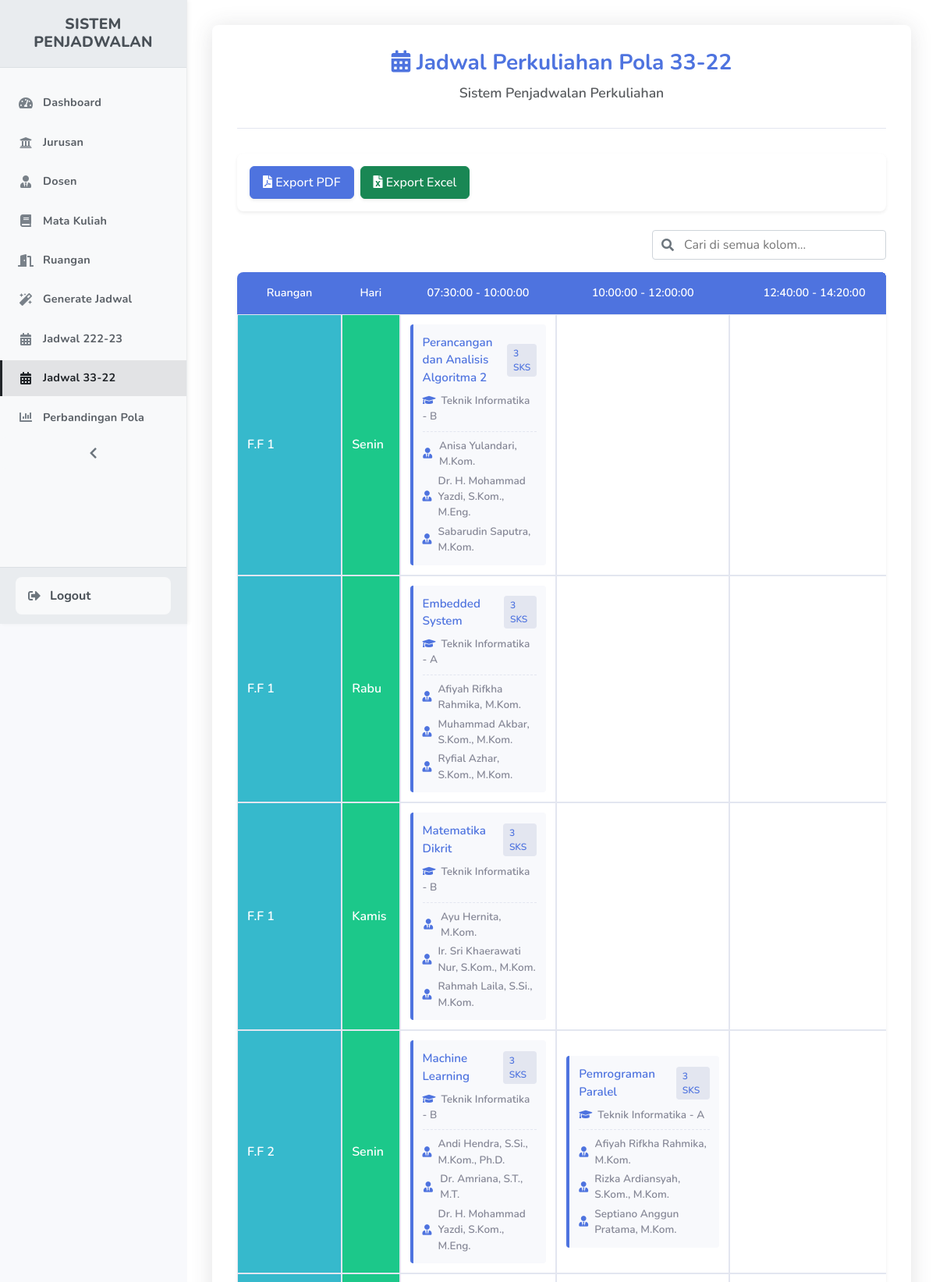
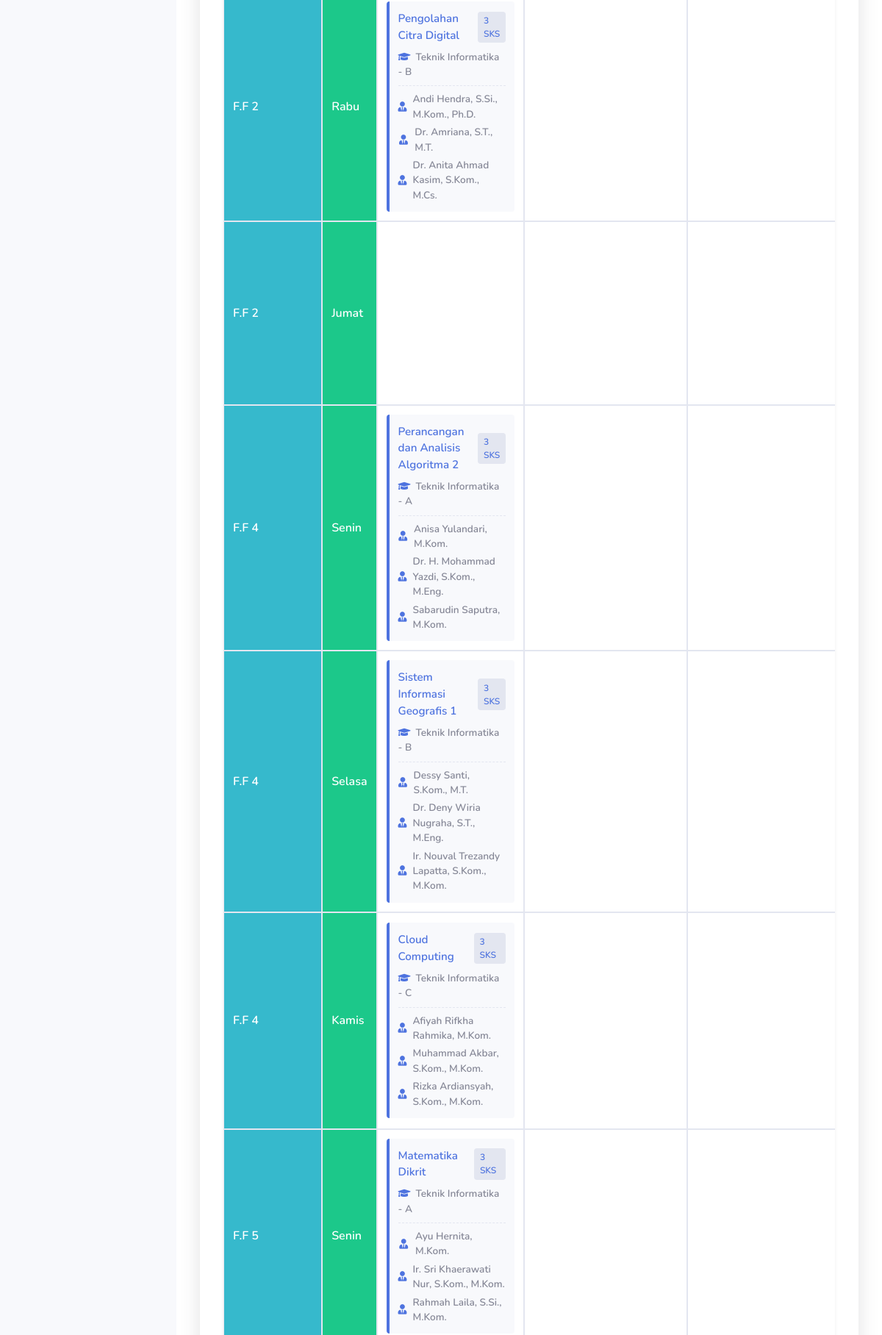
The page /admin/jadwal.php?pola=33-22 (signed in, upper part) on the database its author committed (2 pictures, top to bottom).
### tables this page shows
CREATE TABLE `jadwal` (
  `id` int(11) NOT NULL,
  `kode_mk` varchar(10) DEFAULT NULL,
  `kelas` char(1) DEFAULT 'A',
  `pola` varchar(20) DEFAULT NULL,
  `kode_jurusan` varchar(10) DEFAULT NULL,
  `kode_dosen` varchar(10) DEFAULT NULL,
  `kode_ruangan` varchar(100) DEFAULT NULL,
  `hari` varchar(10) DEFAULT NULL,
  `jam_mulai` time DEFAULT NULL,
  `jam_selesai` time DEFAULT NULL
);

### admin/jadwal.php (the view, shortened to what this page needs)
<?php
require_once 'config/database.php';
class JadwalManager {
    private $conn;
    private $pola;
    private $grouped_schedule;
    private $ruangan_list;
    private $jam_list;
    private $active_jam_list;
    private $days = ['Senin', 'Selasa', 'Rabu', 'Kamis', 'Jumat'];
    public function __construct($conn, $pola = '222-23') {
        $this->conn = $conn;
        $this->pola = $pola;
        $this->grouped_schedule = [];
        $this->ruangan_list = [];
        $this->jam_list = [];
        $this->active_jam_list = [];
    }
    public function getScheduleData() {
        mysqli_query($this->conn, "SET SESSION group_concat_max_len = 1000000");
        $sql = "SELECT j.*, mk.nama_mk, mk.sks, mk.kode_jurusan, j.kelas, jur.nama_jurusan,
                       GROUP_CONCAT(DISTINCT d.nama_dosen ORDER BY d.nama_dosen SEPARATOR '|') as nama_dosen_list,
                       r.kode_ruangan
                FROM jadwal j
                INNER JOIN mata_kuliah mk ON j.kode_mk = mk.kode_mk
                INNER JOIN jurusan jur ON mk.kode_jurusan = jur.kode_jurusan
                INNER JOIN mata_kuliah_dosen md ON mk.kode_mk = md.kode_mk
                INNER JOIN dosen d ON md.kode_dosen = d.kode_dosen
                INNER JOIN ruangan r ON j.kode_ruangan = r.kode_ruangan
                WHERE j.pola = ?
                GROUP BY j.kode_mk, j.kelas, j.hari, j.jam_mulai, j.jam_selesai, j.kode_ruangan
                ORDER BY r.kode_ruangan,
                     CASE j.hari
                        WHEN 'Senin' THEN 1
                        WHEN 'Selasa' THEN 2
                        WHEN 'Rabu' THEN 3
                        WHEN 'Kamis' THEN 4
                        WHEN 'Jumat' THEN 5
                        ELSE 6
                     END,
                     j.jam_mulai";
        $stmt = mysqli_prepare($this->conn, $sql);
        mysqli_stmt_bind_param($stmt, "s", $this->pola);
        if (!mysqli_stmt_execute($stmt)) {
            error_log("Error executing statement: " . mysqli_error($this->conn));
            return false;
        }
        $result = mysqli_stmt_get_result($stmt);
        while ($row = mysqli_fetch_assoc($result)) {
            $ruangan = $row['kode_ruangan'];
            $hari = $row['hari'];
            $jam = $row['jam_mulai'] . ' - ' . $row['jam_selesai'];
            $row['nama_dosen'] = explode('|', $row['nama_dosen_list']);
            if (!in_array($ruangan, $this->ruangan_list)) {
                $this->ruangan_list[] = $ruangan;
            }
            if (!in_array($jam, $this->jam_list)) {
                $this->jam_list[] = $jam;
            }
            if (!isset($this->grouped_schedule[$ruangan])) {
                $this->grouped_schedule[$ruangan] = [];
                foreach ($this->days as $day) {
                    $this->grouped_schedule[$ruangan][$day] = [];
                }
            }
            $this->grouped_schedule[$ruangan][$hari][] = $row;
        }
        return true;
    }
    private function processScheduleData() {
        usort($this->ruangan_list, function($a, $b) {
            $a_parts = $this->extractRuanganParts($a);
            $b_parts = $this->extractRuanganParts($b);
            $prefix_cmp = strcmp($a_parts['prefix'], $b_parts['prefix']);
            if ($prefix_cmp !== 0) {
                return $prefix_cmp;
            }
            return strnatcmp($a, $b);
        });
        sort($this->jam_list);
        foreach ($this->jam_list as $jam) {
            $has_schedule = false;
            foreach ($this->grouped_schedule as $ruangan => $hari_jadwal) {
                foreach ($hari_jadwal as $hari => $jadwal) {
                    foreach ($jadwal as $row) {
                        if (($row['jam_mulai'] . ' - ' . $row['jam_selesai']) === $jam) {
                            $has_schedule = true;
                            break 3;
                        }
                    }
                }
            }
            if ($has_schedule) {
                $this->active_jam_list[] = $jam;
            }
        }
        foreach ($this->grouped_schedule as $ruangan => $hari_jadwal) {
            foreach ($hari_jadwal as $hari => $jadwal) {
                usort($jadwal, function($a, $b) {
                    return strtotime($a['jam_mulai']) - strtotime($b['jam_mulai']);
                });
                $this->grouped_schedule[$ruangan][$hari] = $jadwal;
            }
        }
    }
    private function extractRuanganParts($ruangan) {
        preg_match('/([A-Za-z]+)(\d+)/', $ruangan, $matches);
        return [
            'prefix' => $matches[1] ?? '',
            'number' => intval($matches[2] ?? 0)
        ];
    }
    public function renderSchedule() {
        ?>
        <!DOCTYPE html>
        <html lang="id">
        <head>
            <link href="https://cdn.jsdelivr.net/npm/bootstrap@5.3.0/dist/css/bootstrap.min.css" rel="stylesheet">
            <link href="https://cdnjs.cloudflare.com/ajax/libs/font-awesome/6.0.0/css/all.min.css" rel="stylesheet">
            <link rel="stylesheet" href="assets/css/jadwal.css">
        </head>
        <body>
            <?php include 'sidebar.php'; ?>
            <div class="main-content">
                <div class="schedule-container">
                    <div class="schedule-header">
                        <h2><i class="fas fa-calendar-alt"></i> Jadwal Perkuliahan Pola <?php echo $this->pola; ?></h2>
                        <p class="text-muted">Sistem Penjadwalan Perkuliahan</p>
                    </div>
                    <div class="header-actions mb-4">
                        <div class="d-flex justify-content-between align-items-center">
                            <div class="d-flex gap-2">
                                <a href="export_pdf.php?pola=<?php echo urlencode($this->pola); ?>&search=" class="btn btn-primary shadow-sm" id="exportPdfBtn" target="_blank">
                                    <i class="fas fa-file-pdf"></i> Export PDF
                                </a>
                                <a href="export_excel.php?pola=<?php echo urlencode($this->pola); ?>" class="btn btn-success shadow-sm">
                                    <i class="fas fa-file-excel"></i> Export Excel
                                </a>
                            </div>
                        </div>
                    </div>
                    <div class="search-container">
                        <div class="search-box">
                            <i class="fas fa-search"></i>
                            <input type="text" id="searchInput" placeholder="Cari di semua kolom...">
                        </div>
                    </div>
                    <div class="table-responsive shadow-sm rounded">
                        <table class="calendar-table">
                            <thead>
                                <tr>
                                    <th>Ruangan</th>
                                    <th>Hari</th>
                                    <?php foreach ($this->active_jam_list as $jam): ?>
                                    <th><?php echo $jam; ?></th>
                                    <?php endforeach; ?>
                                </tr>
                            </thead>
                            <tbody>
                                <?php foreach ($this->ruangan_list as $ruangan): ?>
                                    <?php foreach ($this->days as $hari): ?>
                                    <?php
                                    $has_schedule = false;
                                    foreach ($this->active_jam_list as $jam) {
                                        if (!empty($this->grouped_schedule[$ruangan][$hari])) {
                                            foreach ($this->grouped_schedule[$ruangan][$hari] as $row) {
                                                if (($row['jam_mulai'] . ' - ' . $row['jam_selesai']) === $jam) {
                                                    $has_schedule = true;
                                                    break 2;
                                                }
                                            }
                                        }
                                    }
                                    if ($has_schedule):
                                    ?>
                                    <tr>
                                        <td class="ruangan-header"><?php echo $ruangan; ?></td>
                                        <td class="day-header"><?php echo $hari; ?></td>
                                        <?php
                                        $jadwal_by_jam = [];
                                        foreach ($this->grouped_schedule[$ruangan][$hari] as $row) {
                                            $jam = $row['jam_mulai'] . ' - ' . $row['jam_selesai'];
                                            if (!isset($jadwal_by_jam[$jam])) {
                                                $jadwal_by_jam[$jam] = [];
                                            }
                                            $jadwal_by_jam[$jam][] = $row;
                                        }
                                        foreach ($this->active_jam_list as $jam) {
                                            echo '<td>';
                                            if (isset($jadwal_by_jam[$jam])) {
                                                $grouped_by_mk = [];
                                                foreach ($jadwal_by_jam[$jam] as $row) {
                                                    $key = $row['kode_mk'] . '_' . $row['kelas'];
                                                    if (!isset($grouped_by_mk[$key])) {
                                                        $grouped_by_mk[$key] = [
                                                            'nama_mk' => $row['nama_mk'],
                                                            'sks' => $row['sks'],
                                                            'nama_jurusan' => $row['nama_jurusan'],
                                                            'kelas' => $row['kelas'],
                                                            'dosen' => $row['nama_dosen']
                                                        ];
                                                    }
                                                }
                                                foreach ($grouped_by_mk as $mk_data) {
                                                    echo '<div class="time-slot">';
                                                    echo '<div class="course">';
                                                    echo '<span>' . $mk_data['nama_mk'] . '</span>';
                                                    echo '<span class="sks">' . $mk_data['sks'] . ' SKS</span>';
                                                    echo '</div>';
                                                    echo '<div class="details">';
                                                    echo '<div><i class="fas fa-graduation-cap"></i>' . $mk_data['nama_jurusan'] . ' - ' . $mk_data['kelas'] . '</div>';
                                                    echo '<div class="dosen-list">';
                                                    foreach ($mk_data['dosen'] as $dosen) {
                                                        echo '<div class="dosen-item">';
                                                        echo '<i class="fas fa-user-tie"></i>' . $dosen;
                                                        echo '</div>';
                                                    }
                                                    echo '</div>';
                                                    echo '</div>';
                                                    echo '</div>';
                                                }
                                            }
                                            echo '</td>';
                                        }
                                        ?>
                                    </tr>
                                    <?php endif; ?>
                                    <?php endforeach; ?>
                                <?php endforeach; ?>
                            </tbody>
                        </table>
                    </div>
                </div>
            </div>
        </body>
        </html>
        <?php
    }
}
$pola = isset($_GET['pola']) ? $_GET['pola'] : '222-23';
$jadwalManager = new JadwalManager($conn, $pola);
$jadwalManager->getScheduleData();
$jadwalManager->renderSchedule();
?>

### rows shown on the page
jadwal: nama_mk "Perancangan dan Analisis Algoritma 2", sks "3", nama_jurusan "Teknik Informatika", kelas "B", dosen "Anisa Yulandari, M.Kom.", dosen "Dr. H. Mohammad Yazdi, S.Kom., M.Eng.", dosen "Sabarudin Saputra, M.Kom."
jadwal: nama_mk "Embedded System", sks "3", nama_jurusan "Teknik Informatika", kelas "A", dosen "Afiyah Rifkha Rahmika, M.Kom.", dosen "Muhammad Akbar, S.Kom., M.Kom.", dosen "Ryfial Azhar, S.Kom., M.Kom."
jadwal: nama_mk "Matematika Dikrit", sks "3", nama_jurusan "Teknik Informatika", kelas "B", dosen "Ayu Hernita, M.Kom.", dosen "Ir. Sri Khaerawati Nur, S.Kom., M.Kom.", dosen "Rahmah Laila, S.Si., M.Kom."
jadwal: nama_mk "Machine Learning", sks "3", nama_jurusan "Teknik Informatika", kelas "B", dosen "Andi Hendra, S.Si., M.Kom., Ph.D.", dosen "Dr. Amriana, S.T., M.T.", dosen "Dr. H. Mohammad Yazdi, S.Kom., M.Eng."
jadwal: nama_mk "Pemrograman Paralel", sks "3", nama_jurusan "Teknik Informatika", kelas "A", dosen "Afiyah Rifkha Rahmika, M.Kom.", dosen "Rizka Ardiansyah, S.Kom., M.Kom.", dosen "Septiano Anggun Pratama, M.Kom."
jadwal: nama_mk "Pengolahan Citra Digital", sks "3", nama_jurusan "Teknik Informatika", kelas "B", dosen "Andi Hendra, S.Si., M.Kom., Ph.D.", dosen "Dr. Amriana, S.T., M.T.", dosen "Dr. Anita Ahmad Kasim, S.Kom., M.Cs."
jadwal: nama_mk "Perancangan dan Analisis Algoritma 2", sks "3", nama_jurusan "Teknik Informatika", kelas "A", dosen "Anisa Yulandari, M.Kom.", dosen "Dr. H. Mohammad Yazdi, S.Kom., M.Eng.", dosen "Sabarudin Saputra, M.Kom."
jadwal: nama_mk "Sistem Informasi Geografis 1", sks "3", nama_jurusan "Teknik Informatika", kelas "B", dosen "Dessy Santi, S.Kom., M.T.", dosen "Dr. Deny Wiria Nugraha, S.T., M.Eng.", dosen "Ir. Nouval Trezandy Lapatta, S.Kom., M.Kom."
jadwal: nama_mk "Cloud Computing", sks "3", nama_jurusan "Teknik Informatika", kelas "C", dosen "Afiyah Rifkha Rahmika, M.Kom.", dosen "Muhammad Akbar, S.Kom., M.Kom.", dosen "Rizka Ardiansyah, S.Kom., M.Kom."
jadwal: nama_mk "Matematika Dikrit", sks "3", nama_jurusan "Teknik Informatika", kelas "A", dosen "Ayu Hernita, M.Kom.", dosen "Ir. Sri Khaerawati Nur, S.Kom., M.Kom.", dosen "Rahmah Laila, S.Si., M.Kom."

### other values the page prints
$this->pola "33-22"
$jam "07:30:00 - 10:00:00"
$jam "10:00:00 - 12:00:00"
$jam "12:40:00 - 14:20:00"
$ruangan "F.F 1"
$hari "Senin"
$hari "Rabu"
$hari "Kamis"
$ruangan "F.F 2"
$hari "Jumat"
$ruangan "F.F 4"
$hari "Selasa"
$ruangan "F.F 5"
